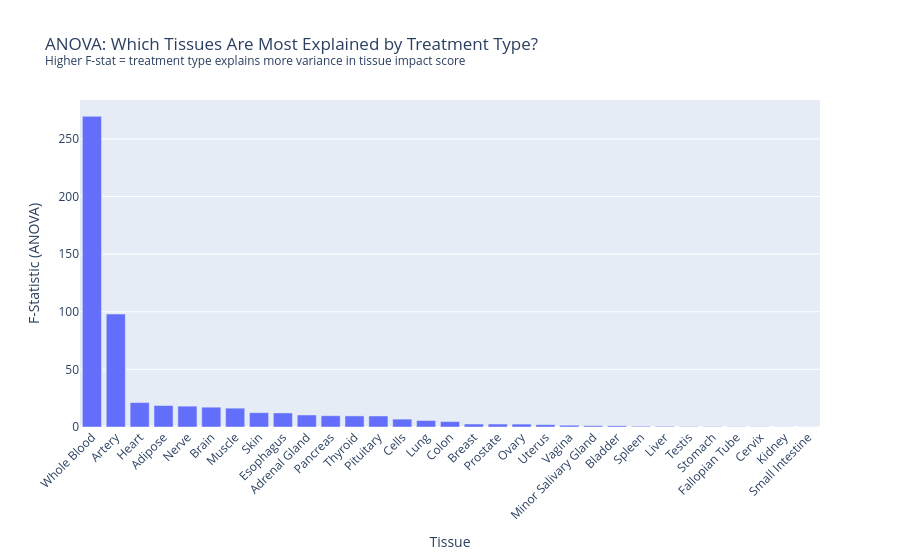

This figure's notebook cell:
### Code cell
# Cell E — ANOVA per tissue: which tissues differ most across treatment types?
from scipy.stats import f_oneway

anova_results = {}
for tissue in tissue_cols:
    groups = [g[tissue].values for _, g in stacked.groupby('treatment')]
    stat, p = f_oneway(*groups)
    anova_results[tissue] = {'F_stat': stat, 'p_value': p}

anova_df = (
    pd.DataFrame(anova_results).T
    .sort_values('F_stat', ascending=False)
    .astype(float)
)

print("Top tissues by F-statistic (most explained by treatment):")
print(anova_df.head(30).to_string())

px.bar(
    anova_df.reset_index(),
    x='index', y='F_stat',
    labels={'index': 'Tissue', 'F_stat': 'F-Statistic (ANOVA)'},
    title='ANOVA: Which Tissues Are Most Explained by Treatment Type?'
          '<br><sup>Higher F-stat = treatment type explains more variance in tissue impact score</sup>',
).update_layout(xaxis_tickangle=-45).show()

### Figure 1 — Plotly figure (JSON) as saved in the notebook; plotly's stock layout.template omitted (floating-point values rounded to 4 significant figures)
{"data": [{"hovertemplate": "Tissue=%{x}<br>F-Statistic (ANOVA)=%{y}<extra></extra>", "legendgroup": "", "marker": {"color": "#636efa", "pattern": {"shape": ""}}, "name": "", "orientation": "v", "showlegend": false, "textposition": "auto", "type": "bar", "x": ["Whole Blood", "Artery", "Heart", "Adipose", "Nerve", "Brain", "Muscle", "Skin", "Esophagus", "Adrenal Gland", "Pancreas", "Thyroid", "Pituitary", "Cells", "Lung", "Colon", "Breast", "Prostate", "Ovary", "Uterus", "Vagina", "Minor Salivary Gland", "Bladder", "Spleen", "Liver", "Testis", "Stomach", "Fallopian Tube", "Cervix", "Kidney", "Small Intestine"], "xaxis": "x", "y": [269.6, 98.04, 21.19, 18.64, 18.11, 17.19, 16.34, 12.41, 12.2, 10.43, 9.8, 9.631, 9.579, 6.828, 5.62, 4.69, 2.586, 2.574, 2.529, 2.04, 1.54, 1.141, 1.066, 0.6424, 0.5966, 0.3405, 0.2886, 0.2449, 0.2159, 0.1157, 0.09834], "yaxis": "y"}], "layout": {"barmode": "relative", "legend": {"tracegroupgap": 0}, "title": {"text": "ANOVA: Which Tissues Are Most Explained by Treatment Type?<br><sup>Higher F-stat = treatment type explains more variance in tissue impact score</sup>"}, "xaxis": {"anchor": "y", "domain": [0, 1], "tickangle": -45, "title": {"text": "Tissue"}}, "yaxis": {"anchor": "x", "domain": [0, 1], "title": {"text": "F-Statistic (ANOVA)"}}}}
